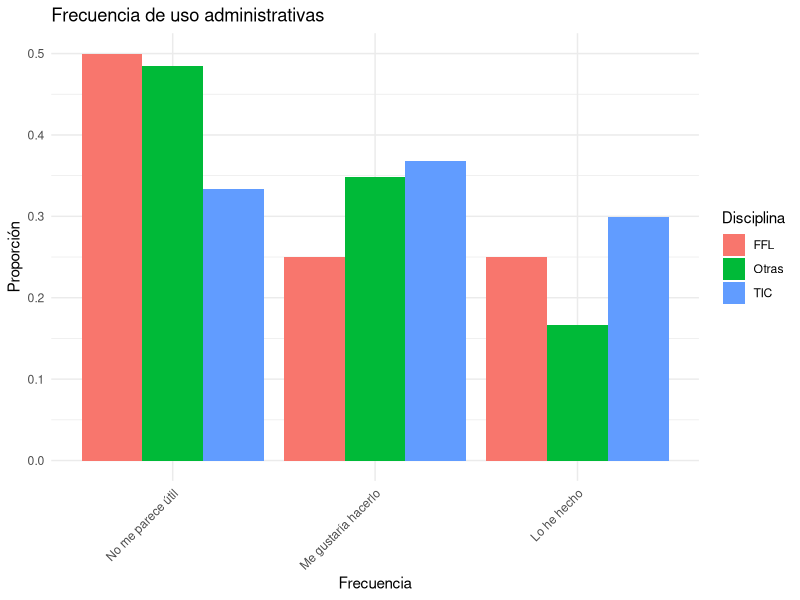
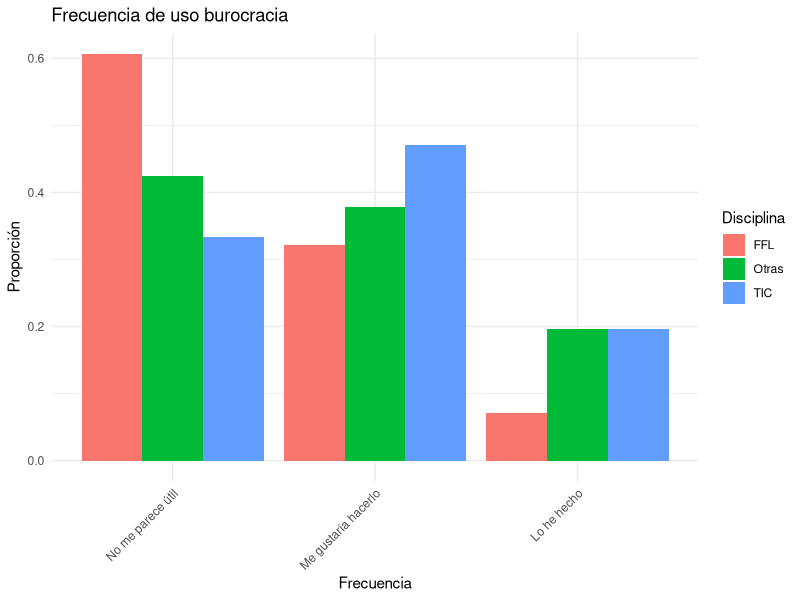
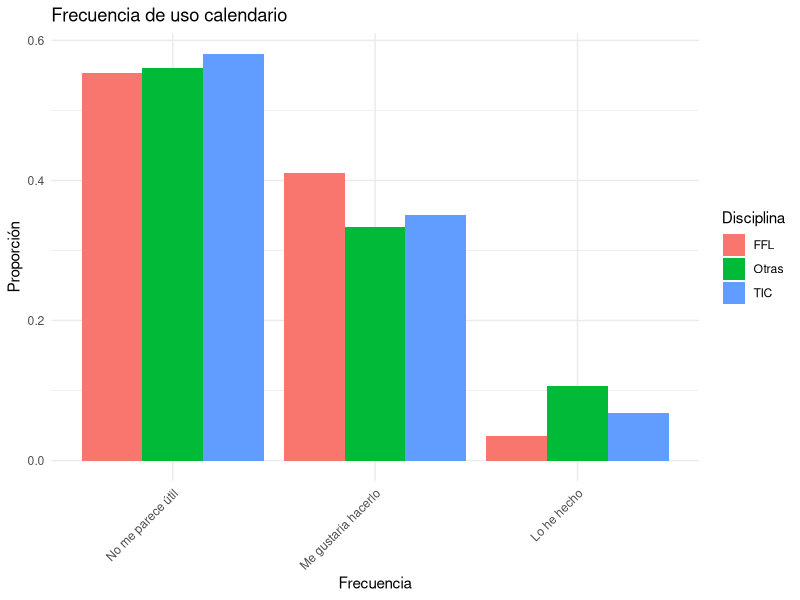
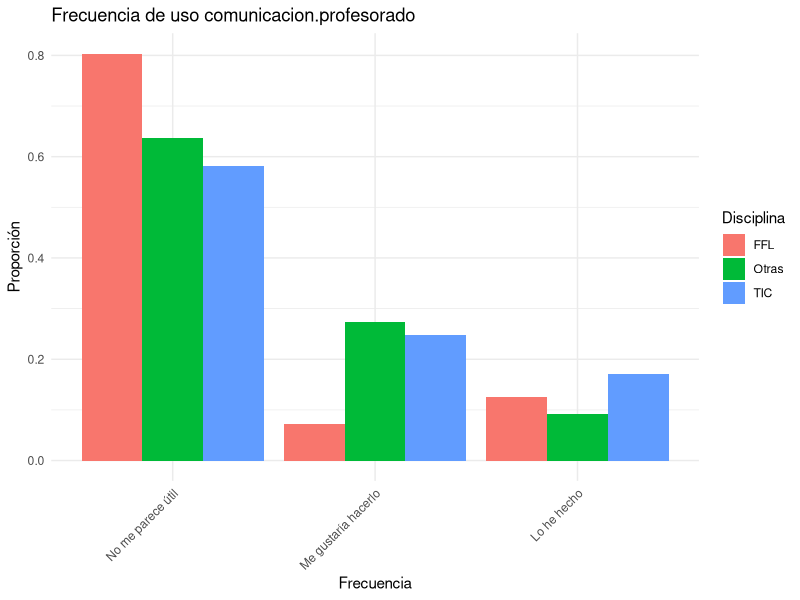
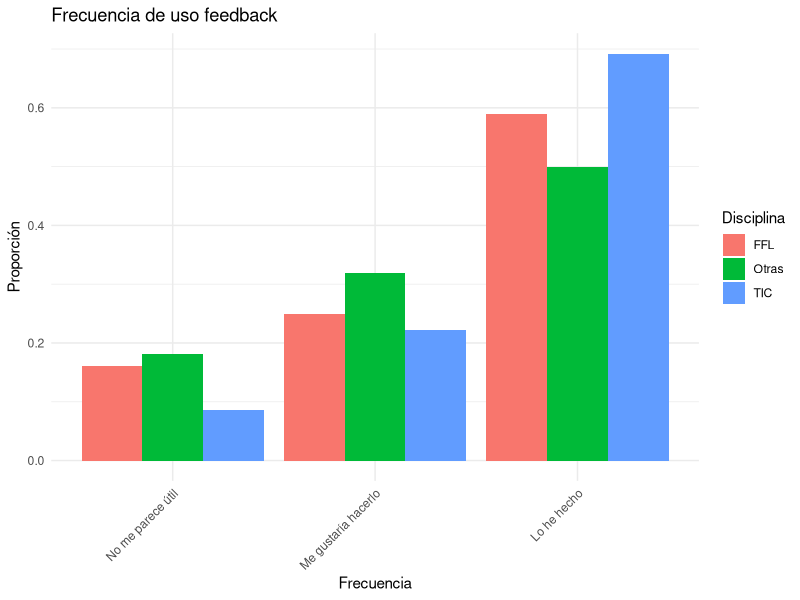
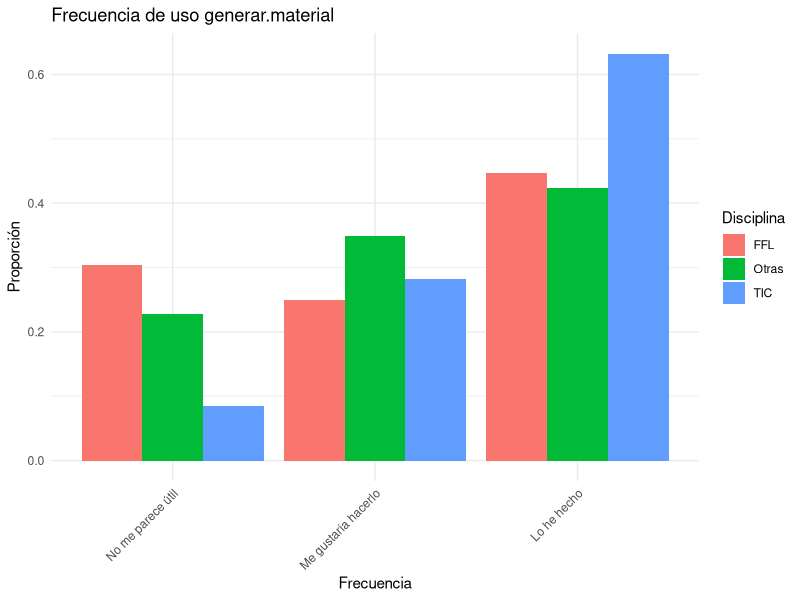
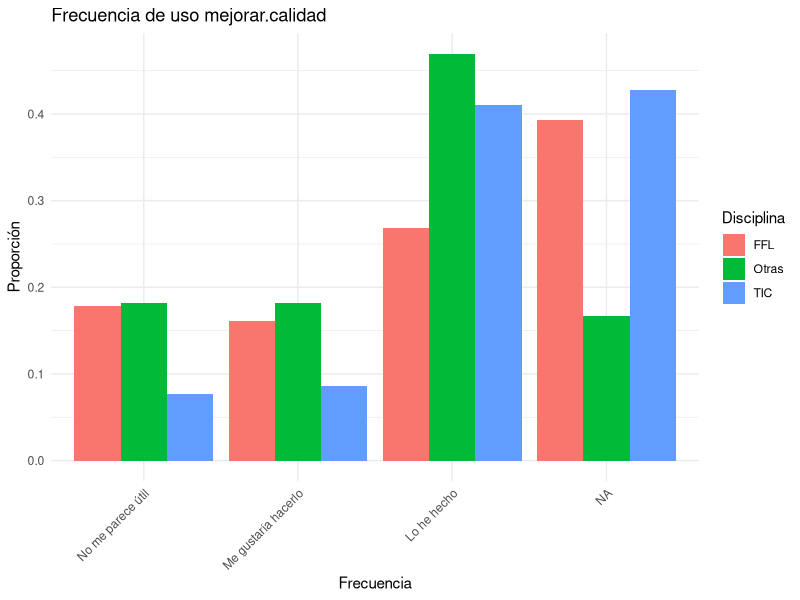
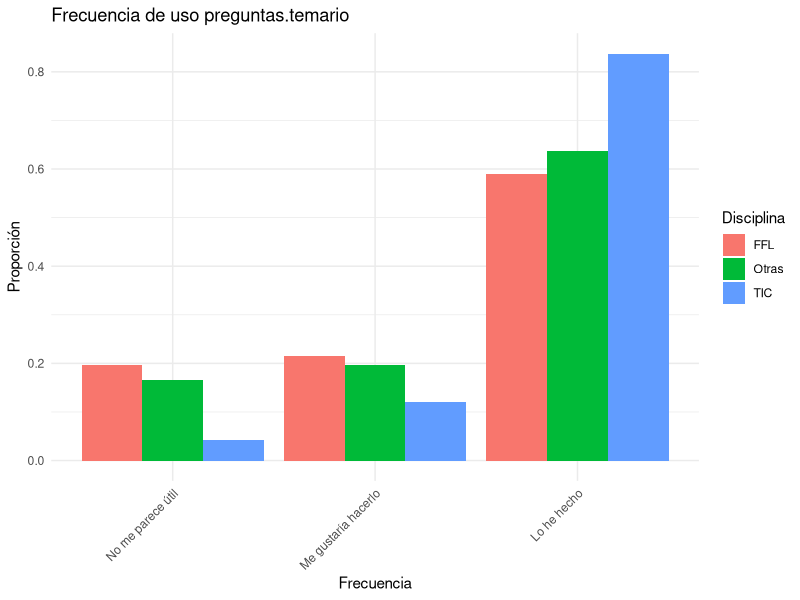

These charts were generated, in order, by the following R code: (Note: this script raises an error after producing the figures.)
library(ggplot2)
library(dplyr)

frecuencias_data <- read.csv("data/frecuencias-uso.csv", header = TRUE, sep = ";")


columnas <- strsplit("administrativas;burocracia;calendario;comunicacion-profesorado;feedback;generar-material;mejorar-calidad;preguntas-temario;preparar-examen;profesor-particular;resumen;traduccion", ";")

for ( i in columnas[[1]] ) {
  # Change _ in i to .
  i <- gsub("-", ".", i)
  cat("Procesando disciplina:", i, "\n")
  frecuencias_uso_data  <-  data.frame(Disciplina = frecuencias_data$Disciplina,
                                       frecuencias_data[i])

  porcentajes_data <-  frecuencias_uso_data %>% group_by(Disciplina,.data[[i]]) %>%
  summarise(Número = n()) %>%
  mutate(Proporción = Número / sum(Número))

  porcentajes_data$Frecuencia <- factor(porcentajes_data[[i]],
                                      levels = c("No me parece útil", "Me gustaría hacerlo", "Lo he hecho"))

  ggplot(porcentajes_data, aes(x=Frecuencia, fill=Disciplina, y = Proporción)) +
    geom_bar( stat="identity", position="dodge") +
    labs(title=paste0("Frecuencia de uso ",i), x="Frecuencia", y="Proporción") +
    theme_minimal() +
  theme(axis.text.x = element_text(angle = 45, hjust = 1))
  ggsave(paste0("frecuencias-uso-",i, ".png"), width = 10, height = 6)
}
frecuencia_tabla <- table( frecuencias_data$Frecuencia, frecuencias_data$Disciplina)
chisq_frecuencia <- chisq.test(frecuencia_tabla)
